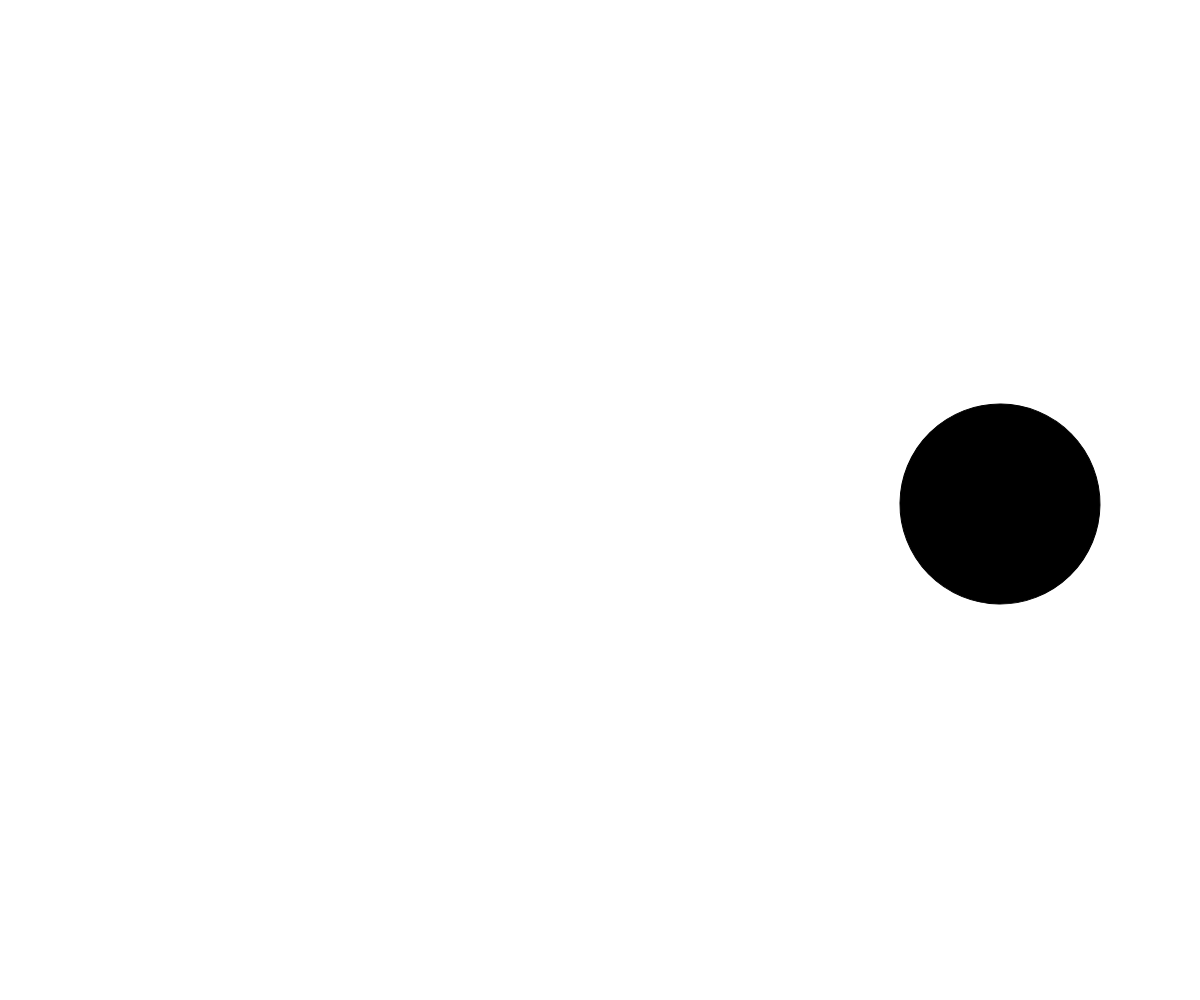
Frame 1 (no input)
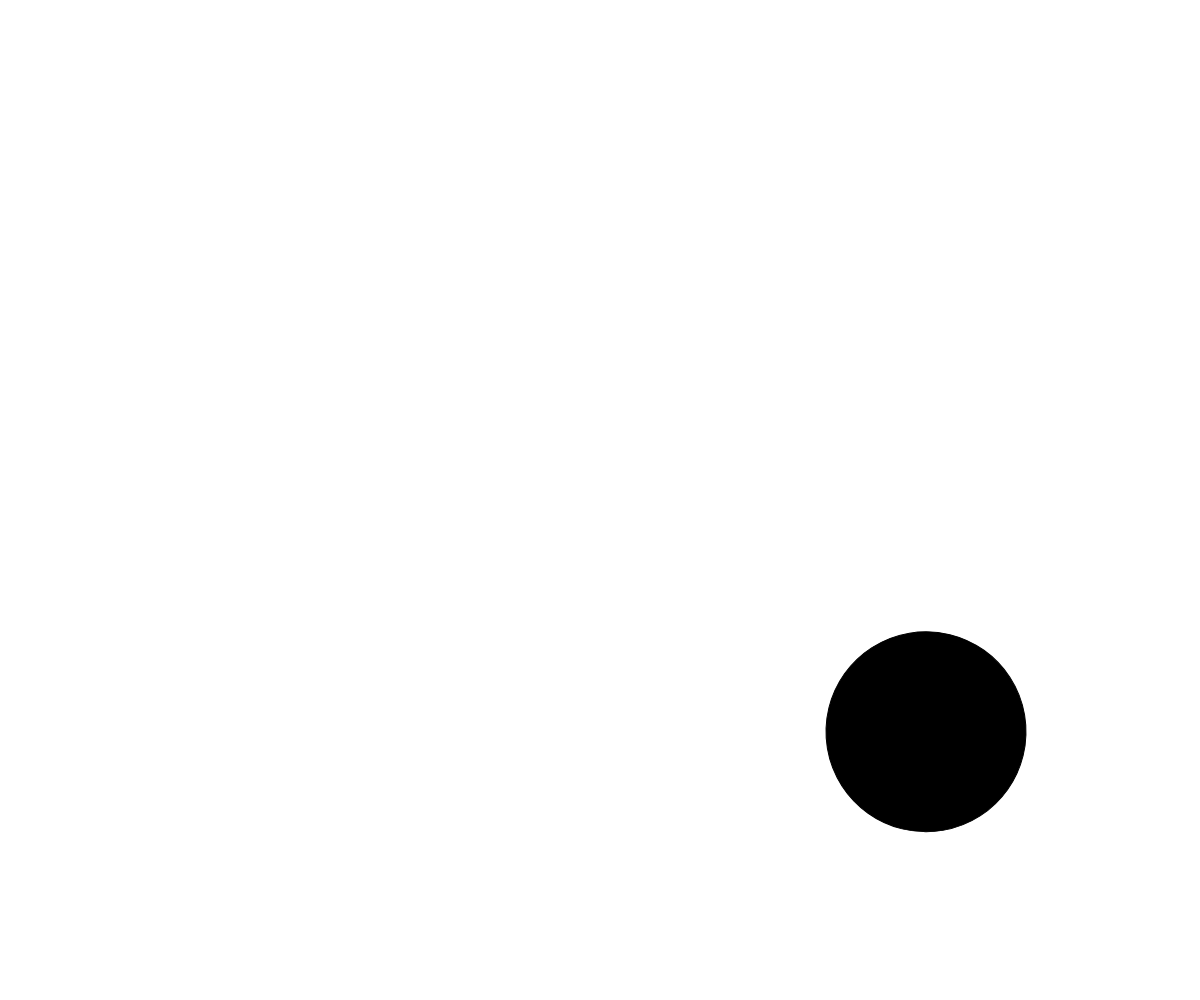
Frame 60 (no input)
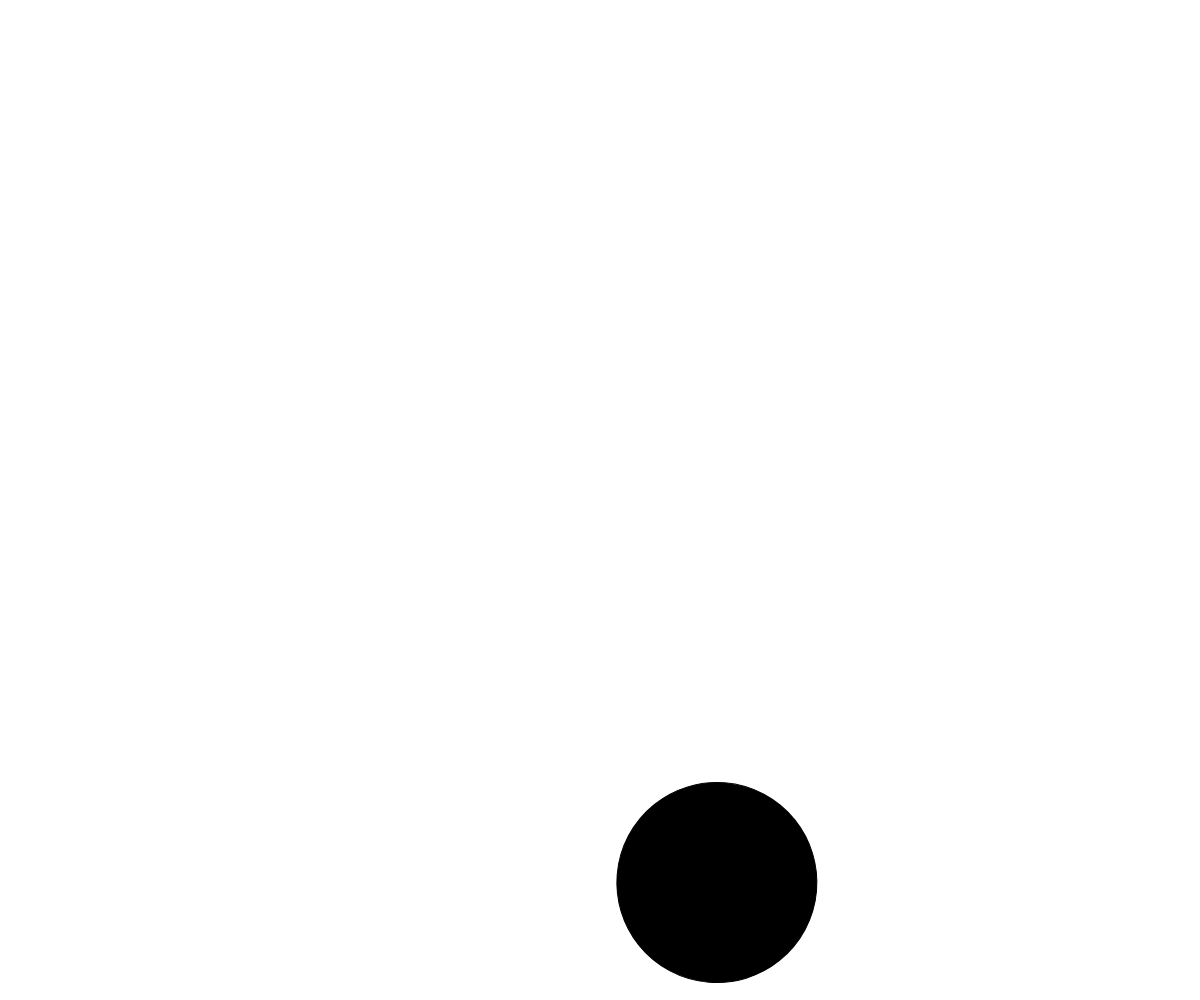
Frame 120 (the mouse pressed at the canvas centre since frame 60)

The p5.js sketch that drew these frames (run headless with seeded random() and noise() and a simulated clock; from frame 60 on, the mouse is pressed at the canvas centre):

// p5.js sketch
// ── sketch.js
/* eslint-disable no-undef, no-unused-vars */

function setup() {
  createCanvas(windowWidth, windowHeight);
  frameRate(30);
  // Put setup code here
}

let time = 0;
function draw() {
  time += 0.01 + time * 0.001;
  background("#FFF");
  // Put drawings here
  push();

  translate(width / 2, height / 2);
  rotate(time);
  fill(0);
  ellipse(width / 3, 0, width / 6, width / 6);

  pop();
}

// This Redraws the Canvas when resized
windowResized = function () {
  resizeCanvas(windowWidth, windowHeight);
};
